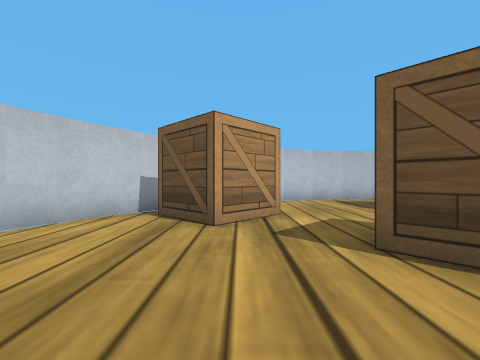
View 1 (above)

22 first-person views from a walk through a robot-simulator world made for Webots. The camera is 0.04 m above the floor, looks level and sees 90° across. The floor is counted in squares, 0.05 m on a side. Each view is taken from the middle of a square. On the plan, view 1 faces up. The plan holds only what a view shows up to about 10 squares ahead; the rest is blank. Robots are left out. Simple shapes and patterns stand in for the simulator's stock objects.

View 2
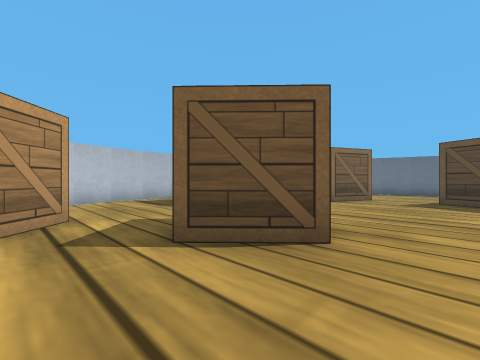

View 3
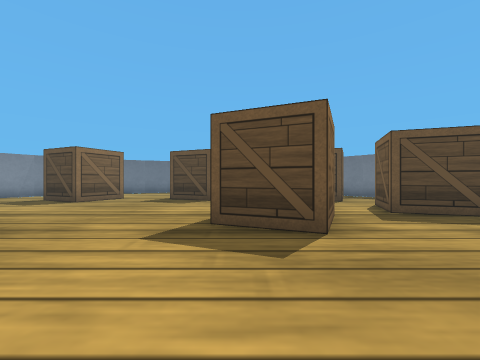

View 4
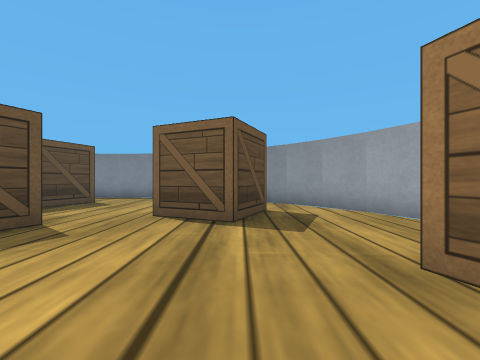

View 5
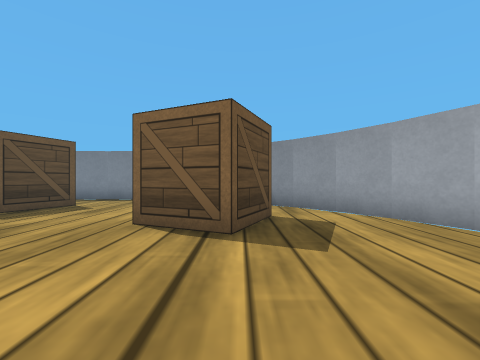

View 6
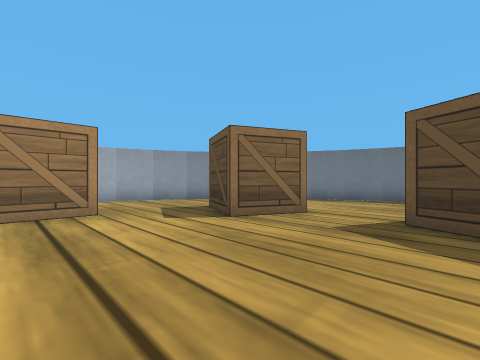

View 7
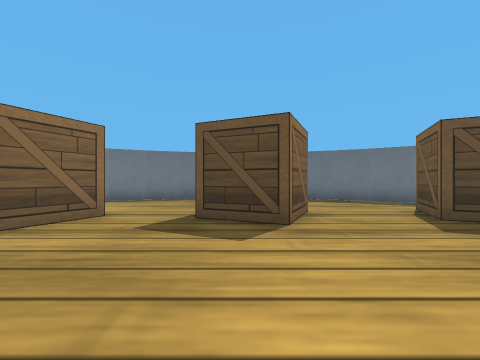

View 8
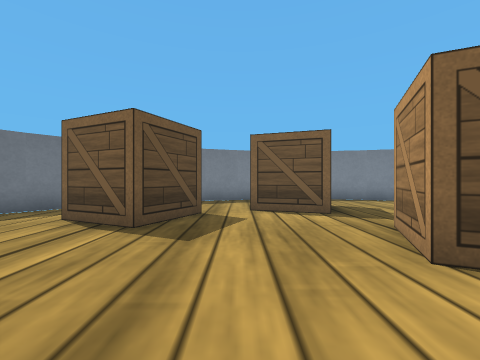

View 9
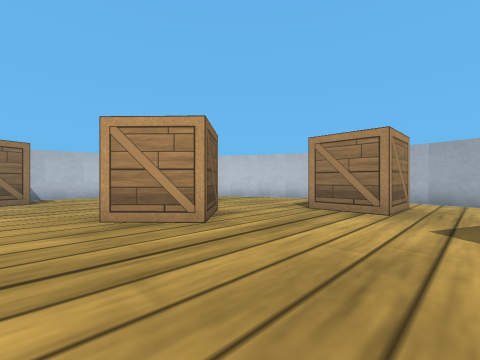

View 10
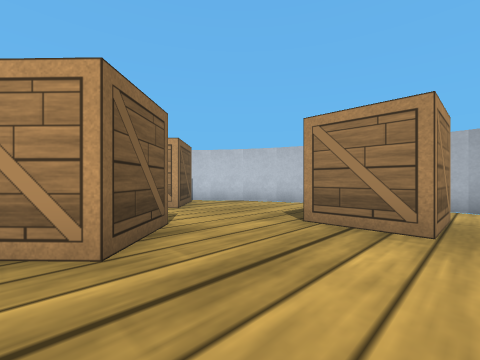

View 11
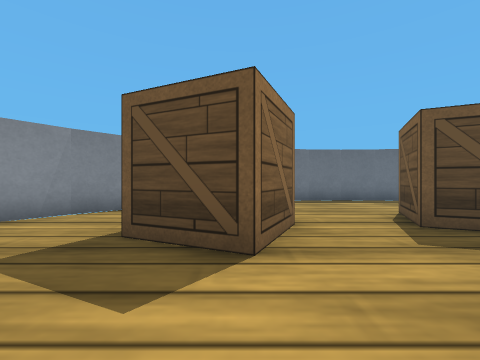

View 12
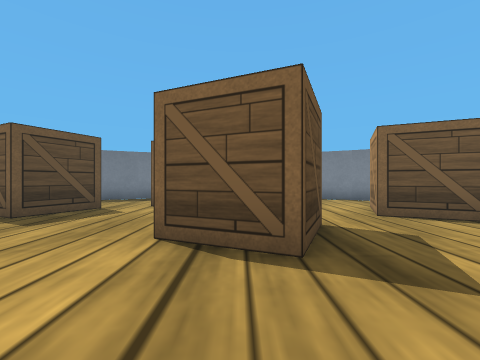

View 13
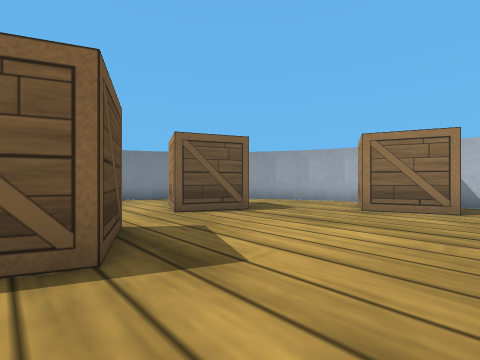

View 14
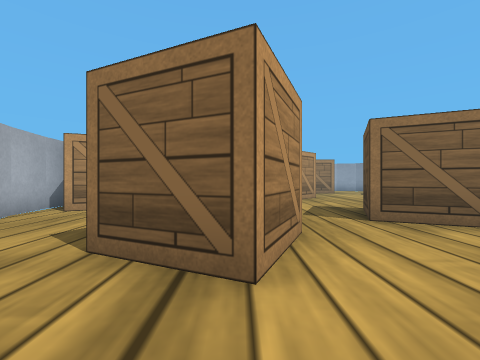

View 15
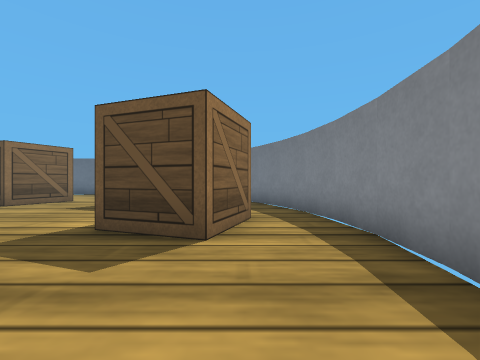

View 16
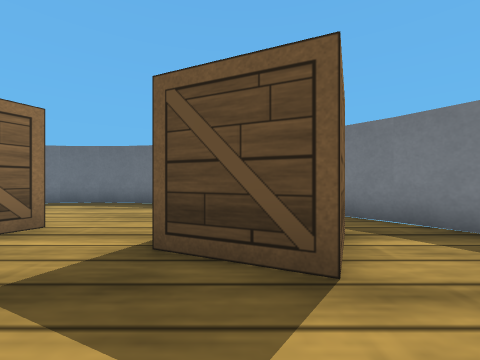

View 17
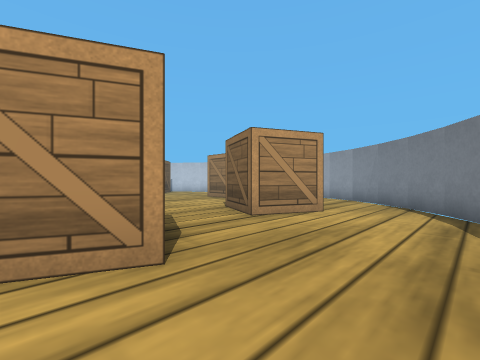

View 18
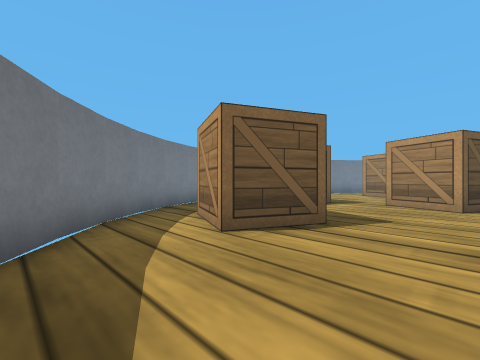

View 19
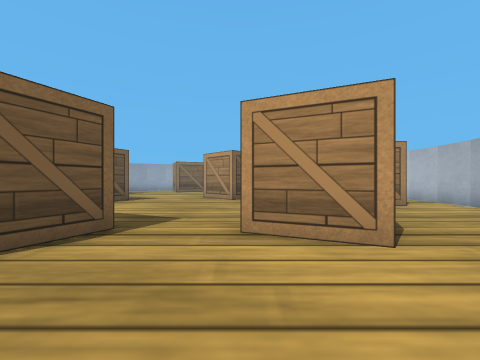

View 20
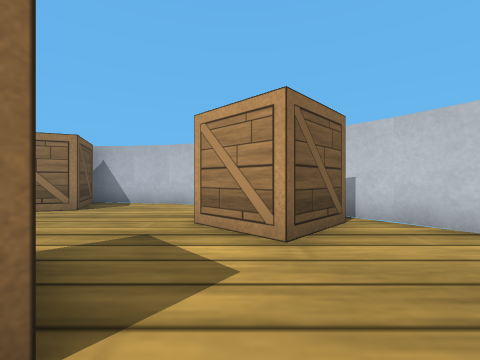

View 21
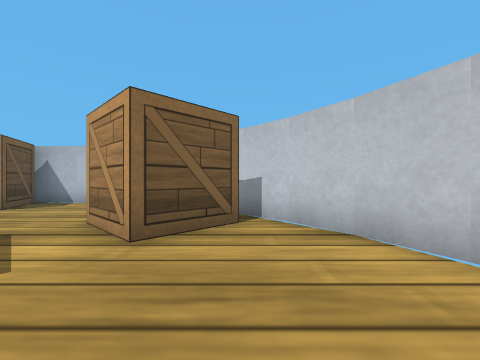

View 22
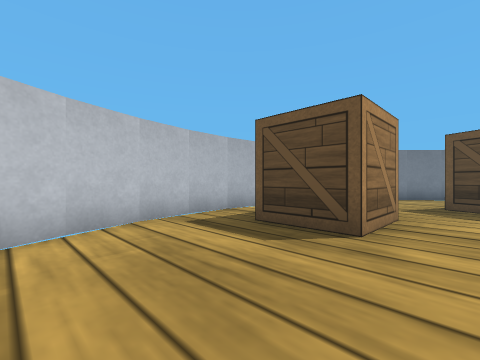

### Floor plan
Key: @ floor where view 1 was taken; # wall or solid block; . floor; B wooden box.
Columns run from 5 left of view 1 to 16 right of it. Each row starts with its distance up from view 1.
 10        ########
  9      ###......###
  8    ###....BB....###
  7   ##B.....BB......##
  6   #B BB...BB..B....#
  5  ##.BB........B B..##
  4  #..B...B.....BBB...#
  3  #.....B B.....B....#
  2  #.....BBB..........##
  1 ##B.....B......B.....#
  0 #BBB.@.........BBB...#
 -1 #B B..........BBB....#
 -2 ##B......BBB....B...##
 -3  #.......B B........#
 -4  #...BBB..B....B....#
 -5  ##.BBBB......BBB..##
 -6   #..BB....BBBBBB..#
 -7   ##......BB ...B.##
 -8    ###.....BB...###
 -9      ###......###
-10        ########

Positions as (right, up) in squares from view 1, and headings:
1: (0, 0), facing up
2: (0, 0), facing up-right
3: (0, -2), facing right
4: (0, 1), facing down
5: (0, 0), facing down
6: (5, 0), facing up-right
7: (5, 0), facing right
8: (8, 0), facing down
9: (8, 0), facing up-left
10: (7, 2), facing up-left
11: (6, 4), facing right
12: (5, 1), facing down
13: (5, 1), facing down-left
14: (1, -8), facing up
15: (2, -8), facing right
16: (7, -5), facing right
17: (14, -1), facing up-left
18: (14, -2), facing down-left
19: (14, 3), facing left
20: (4, 5), facing left
21: (4, 7), facing left
22: (1, 5), facing up-right
